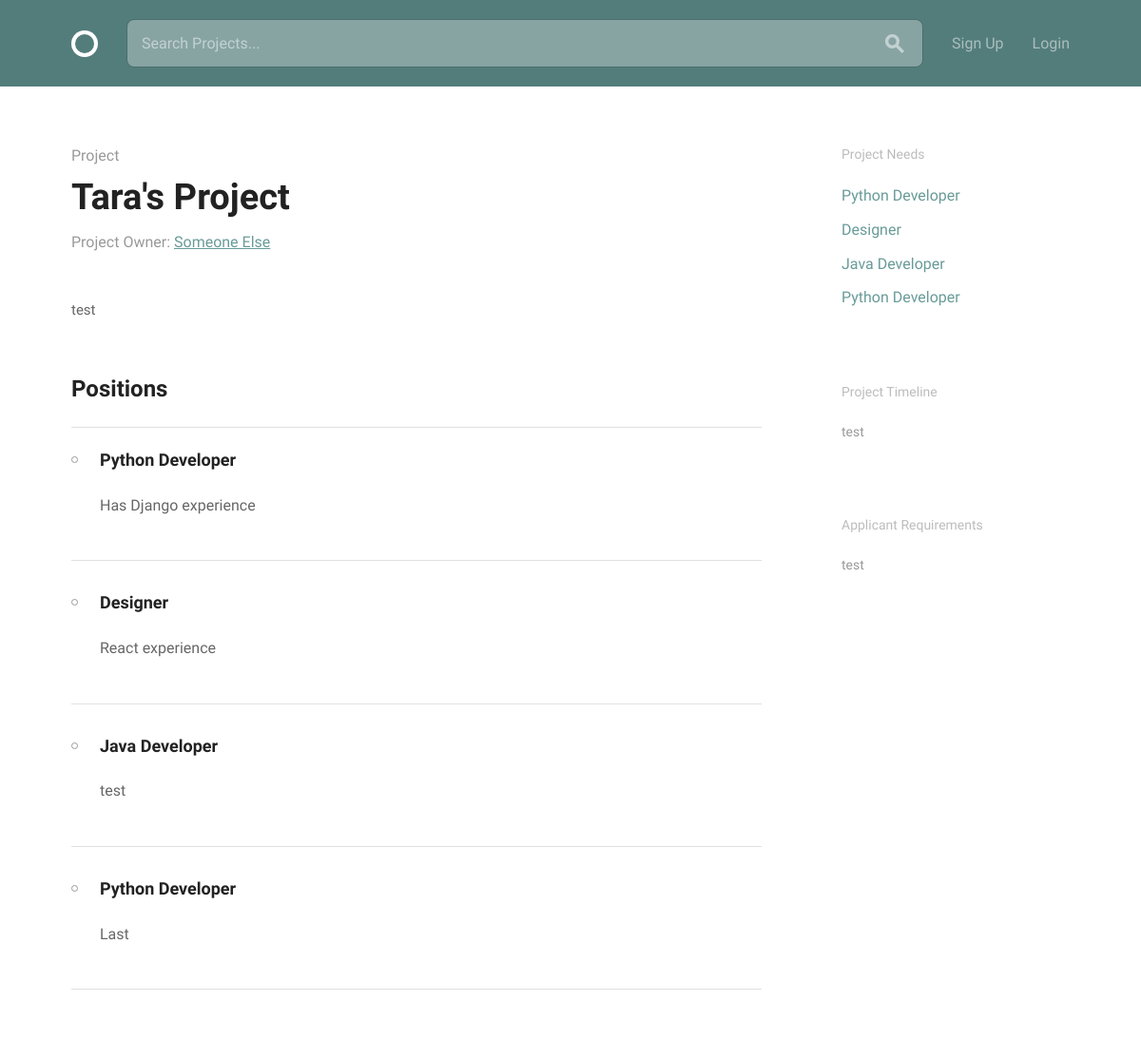
Screenshot of /project/2 with the database file from the repository.
### teams/models.py (models this page shows, shortened)
class Project(models.Model):
    user = models.ForeignKey(
        User,
        related_name='projects',
        on_delete=models.CASCADE,)
    title = models.CharField(max_length=100)
    description = models.TextField()
    time_estimate = models.TextField()
    requirements = models.TextField()
    positions = models.ManyToManyField(Position, through='ProjectPosition')

class UserProfile(models.Model):
    user = models.OneToOneField(
        User,
        related_name="profile",
        on_delete=models.CASCADE)
    full_name = models.CharField(max_length=100)
    description = models.TextField()
    avatar = models.ImageField(default='', upload_to='./avatars')

class ProjectPosition(models.Model):
    project = models.ForeignKey(Project, on_delete=models.CASCADE)
    position = models.ForeignKey(Position, on_delete=models.CASCADE)
    applicants = models.ManyToManyField(User, through='Application')
    description = models.TextField()
    status = models.CharField(max_length=25)  # open, filled

class Position(models.Model):
    title = models.CharField(max_length=100)

### teams/views.py (the view)
# urls.py: path('project/<int:pk>', views.project_detail, name='project'),
def project_detail(request, pk):
    project = get_object_or_404(models.Project, pk=pk)
    project_positions = models.ProjectPosition.objects.filter(project__pk=pk)
    project_owner = get_object_or_404(models.User, pk=project.user.pk)
    if request.user.is_authenticated:
        user_applications = models.Application.objects.filter(
            user=request.user)
        user_application_positions = [app.project_position.pk
                                      for app in user_applications]
    else:
        user_applications = None
        user_application_positions = None
    try:
        display_name = project_owner.profile.full_name
    except ObjectDoesNotExist:
        display_name = project_owner.username
    return render(
        request,
        'teams/project.html',
        {'project': project,
         'positions': project_positions,
         'project_owner': project_owner,
         'display_name': display_name,
         'user_apps': user_application_positions})

### teams/templates/teams/project.html (shortened to what this page needs)
{% extends "layout.html" %}
{% block content %}
<div class="bounds circle--page circle--article">
    <div class="grid-70">
        <div class="circle--article--header">
            <h4 class="circle--article--section">Project</h4>
            <h1 class="circle--article--title">{{ project.title }}</h1>
            <p class="circle--article--byline">Project Owner: <a href="{% if user.id == project_owner.id %}{% url 'teams:profile' %}{% else %}{% url 'teams:profile_pk' pk=project_owner.pk %}{% endif %}">{{ display_name }}</a></p>
        </div>
        <div class="circle--article--body">
            {{ project.description }}
        </div>
        <div class="circle--project--positions">
            <h2>Positions</h2>
            <ul class="circle--group--list">
                {% for position in positions %}
                <li>
                    <h3>{{ position.position.title }}</h3>
                    <p>{{ position.description }}</p>
                </li>
                {% endfor %}
            </ul>
        </div>
    </div>
    <div class="grid-25 grid-push-5">
        <div class="circle--secondary--module">
            <h3>Project Needs</h3>
            <ul class="circle--link--list">
                {% for position in positions %}
                <li><a>{{ position.position.title }}</a></li>
                {% endfor %}
            </ul>
        </div>
        <div class="circle--secondary--module">
            <h3>Project Timeline</h3>
            <p>{{ project.time_estimate }}</p>
        </div>
        <div class="circle--secondary--module">
            <h3>Applicant Requirements</h3>
            <p>{{ project.requirements }}</p>
        </div>
    </div>
</div>
{% endblock %}

### assets/css/global.css (style rules this page uses)
html { font-family: sans-serif; -ms-text-size-adjust: 100%; -webkit-text-size-adjust: 100%; }
body { margin: 0; }
a { background-color: transparent; }
h1 { font-size: 2em; margin: 0.67em 0; }
html { font-size: 62.5%; }
body { font-size: 1.5em; line-height: 1.6; font-weight: 400; font-family: "Cousine"; color: #666; }
.bounds { max-width: 1080px; margin: 0 auto; }
.grid, .grid-5, .grid-10, .grid-15, .grid-20, .grid-25, .grid-30, .grid-33, .grid-35, .grid-40, .grid-45, .grid-50, .grid-55, .grid-60, .grid-65, .grid-66, .grid-70, .grid-75, .grid-80, .grid-90, .grid-95, .grid-100 { float: left; box-sizing: border-box; position: relative; }
.grid-push-5 { left: 5%; }
.grid-25 { width: 25%; padding: 0 15px; }
.grid-70 { width: 70%; padding: 0 15px; }
h1, h2, h3, h4, h5, h6 { margin-top: 0; margin-bottom: 2rem; font-weight: bold; font-family: "Work Sans", sans-serif; color: #222; }
h1 { font-size: 3.8rem; }
h2 { font-size: 2.4rem; }
h3 { font-size: 1.8rem; }
h4 { font-size: 1.6rem; }
@media (min-width: 550px) { h1 { font-size: 3.8rem; } }
@media (min-width: 550px) { h2 { font-size: 2.4rem; } }
@media (min-width: 550px) { h3 { font-size: 1.8rem; } }
@media (min-width: 550px) { h4 { font-size: 1.6rem; } }
p { margin-top: 0; font-size: 1.6rem; }
a { color: #689b98; -webkit-transition: color 0.2s; -moz-transition: color 0.2s; -ms-transition: color 0.2s; -o-transition: color 0.2s; transition: color 0.2s; }
ul { list-style: circle inside; }
ul { padding-left: 0; margin-top: 0; }
li { margin-bottom: 1rem; font-size: 1.6rem; }
pre, blockquote, dl, figure, table, p, ul, ol, form { margin-bottom: 2.5rem; }
.circle--link--list { list-style-type: none; }
.circle--link--list a { text-decoration: none; }
.circle--group--list { border-top: 1px solid #e1e1e1; list-style: none; }
.circle--group--list li { border-bottom: 1px solid #e1e1e1; padding: 2rem 0 2rem 3rem; }
.circle--group--list li:before { content: ""; float: left; margin: 10px 0 0 -30px; width: 5px; height: 5px; border: 1px solid #999; border-radius: 10px; display: block; }
.circle--article--header { margin-bottom: 50px; }
.circle--article--header h1 { margin-bottom: 10px; }
.circle--article--section { margin: 0; font-weight: normal; color: #999; }
.circle--article--byline { margin: 0; line-height: 1; font-size: 1.6rem; color: #999; }
.circle--secondary--module { margin-bottom: 50px; }
.circle--secondary--module:before, .circle--secondary--module:after { content: " "; display: table; }
.circle--secondary--module:after { clear: both; }
.circle--secondary--module > h1, .circle--secondary--module > h2, .circle--secondary--module > h3, .circle--secondary--module > h4, .circle--secondary--module > h5, .circle--secondary--module > h6 { font-family: "Cousine"; color: rgba(34, 34, 34, 0.3); font-size: 1.4rem; font-weight: normal; }
.circle--secondary--module p { font-size: 1.4rem; color: #999999; }
.circle--page { margin-bottom: 100px; }
.circle--page:before, .circle--page:after { content: " "; display: table; }
.circle--page:after { clear: both; }
.circle--article { padding-top: 30px; }
.circle--article--body { line-height: 1.8; margin-bottom: 50px; }

### rows the page displays
Project: title "Tara's Project", description "test", time_estimate "test", requirements "test"
UserProfile: full_name "Someone Else"
ProjectPosition: position "Python Developer", description "Has Django experience"
ProjectPosition: position "Designer", description "React experience"
ProjectPosition: position "Java Developer", description "test"
ProjectPosition: position "Python Developer", description "Last"
